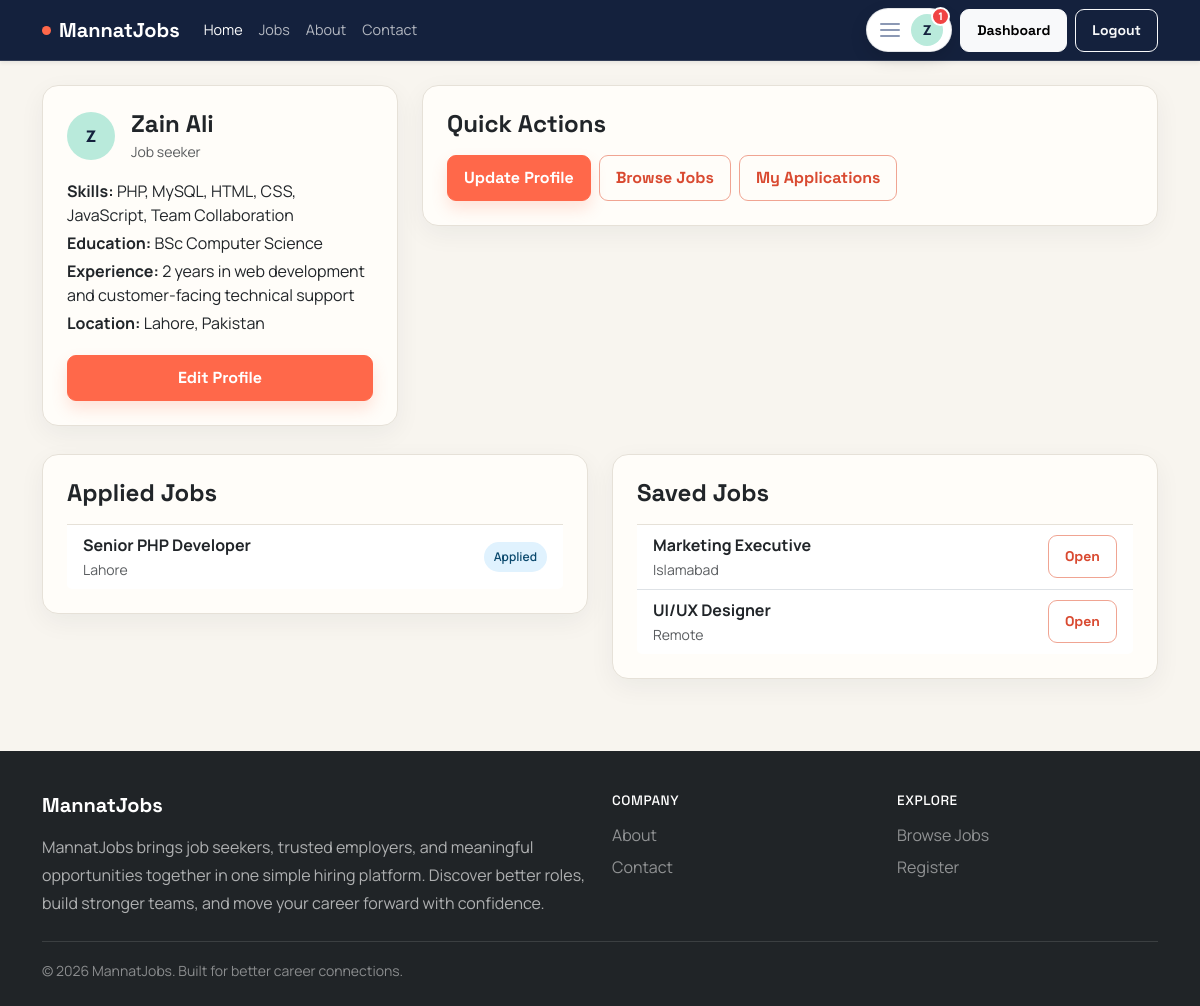
/jobseeker/index.php (signed in), run on the app's committed database.
### tables this page shows
CREATE TABLE jobseeker_profiles (
    user_id INT UNSIGNED NOT NULL PRIMARY KEY,
    resume_path VARCHAR(255) DEFAULT NULL,
    resume_data MEDIUMBLOB DEFAULT NULL,
    resume_mime VARCHAR(100) DEFAULT NULL,
    skills TEXT DEFAULT NULL,
    experience TEXT DEFAULT NULL,
    education TEXT DEFAULT NULL,
    degree VARCHAR(150) DEFAULT NULL,
    university VARCHAR(180) DEFAULT NULL,
    stream VARCHAR(150) DEFAULT NULL,
    profession VARCHAR(150) DEFAULT NULL,
    projects TEXT DEFAULT NULL,
    company VARCHAR(180) DEFAULT NULL,
    address VARCHAR(255) DEFAULT NULL,
    state VARCHAR(120) DEFAULT NULL,
    city VARCHAR(120) DEFAULT NULL,
    profile_photo VARCHAR(255) DEFAULT NULL,
    profile_photo_data MEDIUMBLOB DEFAULT NULL,
    profile_photo_mime VARCHAR(100) DEFAULT NULL,
    updated_at TIMESTAMP NOT NULL DEFAULT CURRENT_TIMESTAMP ON UPDATE CURRENT_TIMESTAMP,
    CONSTRAINT fk_jobseeker_user FOREIGN KEY (user_id) REFERENCES users(id) ON DELETE CASCADE
);

CREATE TABLE applications (
    id INT UNSIGNED AUTO_INCREMENT PRIMARY KEY,
    job_id INT UNSIGNED NOT NULL,
    jobseeker_id INT UNSIGNED NOT NULL,
    resume_path VARCHAR(255) DEFAULT NULL,
    resume_data MEDIUMBLOB DEFAULT NULL,
    resume_mime VARCHAR(100) DEFAULT NULL,
    cover_letter TEXT DEFAULT NULL,
    status ENUM('applied', 'shortlisted', 'rejected', 'hired') NOT NULL DEFAULT 'applied',
    applied_at TIMESTAMP NOT NULL DEFAULT CURRENT_TIMESTAMP,
    CONSTRAINT fk_applications_job FOREIGN KEY (job_id) REFERENCES jobs(id) ON DELETE CASCADE,
    CONSTRAINT fk_applications_jobseeker FOREIGN KEY (jobseeker_id) REFERENCES users(id) ON DELETE CASCADE,
    UNIQUE KEY uq_application_once (job_id, jobseeker_id),
    INDEX idx_applications_job (job_id),
    INDEX idx_applications_jobseeker (jobseeker_id),
    INDEX idx_applications_status (status)
);

CREATE TABLE jobs (
    id INT UNSIGNED AUTO_INCREMENT PRIMARY KEY,
    employer_id INT UNSIGNED NOT NULL,
    category_id INT UNSIGNED NOT NULL,
    title VARCHAR(180) NOT NULL,
    description TEXT NOT NULL,
    requirements TEXT NOT NULL,
    location VARCHAR(120) NOT NULL,
    job_type ENUM('Full-time', 'Part-time', 'Remote', 'Internship') NOT NULL,
    salary_min DECIMAL(12,2) DEFAULT NULL,
    salary_max DECIMAL(12,2) DEFAULT NULL,
    experience_level VARCHAR(80) DEFAULT NULL,
    deadline DATE DEFAULT NULL,
    status ENUM('pending', 'approved', 'rejected', 'closed') NOT NULL DEFAULT 'pending',
    created_at TIMESTAMP NOT NULL DEFAULT CURRENT_TIMESTAMP,
    updated_at TIMESTAMP NOT NULL DEFAULT CURRENT_TIMESTAMP ON UPDATE CURRENT_TIMESTAMP,
    CONSTRAINT fk_jobs_employer FOREIGN KEY (employer_id) REFERENCES users(id) ON DELETE CASCADE,
    CONSTRAINT fk_jobs_category FOREIGN KEY (category_id) REFERENCES job_categories(id) ON DELETE RESTRICT,
    INDEX idx_jobs_employer (employer_id),
    INDEX idx_jobs_status (status),
    INDEX idx_jobs_location (location),
    INDEX idx_jobs_category (category_id)
);

CREATE TABLE saved_jobs (
    id INT UNSIGNED AUTO_INCREMENT PRIMARY KEY,
    jobseeker_id INT UNSIGNED NOT NULL,
    job_id INT UNSIGNED NOT NULL,
    saved_at TIMESTAMP NOT NULL DEFAULT CURRENT_TIMESTAMP,
    CONSTRAINT fk_saved_jobseeker FOREIGN KEY (jobseeker_id) REFERENCES users(id) ON DELETE CASCADE,
    CONSTRAINT fk_saved_job FOREIGN KEY (job_id) REFERENCES jobs(id) ON DELETE CASCADE,
    INDEX idx_saved_jobs_job (job_id),
    UNIQUE KEY uq_saved_job (jobseeker_id, job_id)
);

### includes/functions.php (called while the page is built, shortened)
<?php
function e($value)
{
    return htmlspecialchars((string)$value, ENT_QUOTES, 'UTF-8');
}
function appBasePath()
{
    static $basePath;
    if ($basePath !== null) {
        return $basePath;
    }
    $documentRoot = realpath($_SERVER['DOCUMENT_ROOT'] ?? '');
    $appRoot = realpath(__DIR__ . '/..');
    $basePath = '';
    if ($documentRoot && $appRoot) {
        $documentRoot = str_replace('\\', '/', rtrim($documentRoot, '\\/'));
        $appRoot = str_replace('\\', '/', $appRoot);
        if (str_starts_with(strtolower($appRoot), strtolower($documentRoot))) {
            $basePath = substr($appRoot, strlen($documentRoot));
        }
    }
    return rtrim($basePath, '/');
}
function url($path = '')
{
    $path = ltrim($path, '/');
    return appBasePath() . ($path === '' ? '/' : '/' . $path);
}
function userInitial($name)
{
    $name = trim((string)$name);
    return $name !== '' ? strtoupper(substr($name, 0, 1)) : '?';
}
function profileImageUrl($userId, $imageData = null, $legacyPath = null)
{
    return null;
}
function getApplicationStatusLabel($status)
{
    $labels = [
        'applied' => 'Applied',
        'shortlisted' => 'Shortlisted',
        'rejected' => 'Rejected',
        'hired' => 'Hired',
    ];
    return $labels[$status] ?? ucfirst($status);
}

### jobseeker/index.php (the view, shortened to what this page needs)
<?php
require_once __DIR__ . '/../includes/db.php';
require_once __DIR__ . '/../includes/functions.php';
$profile = $conn->query('SELECT * FROM jobseeker_profiles WHERE user_id = ' . (int)$_SESSION['user_id'])->fetch_assoc();
$applied = $conn->query('SELECT a.*, j.title, j.location FROM applications a INNER JOIN jobs j ON j.id = a.job_id WHERE a.jobseeker_id = ' . (int)$_SESSION['user_id'] . ' ORDER BY a.applied_at DESC');
$saved = $conn->query('SELECT s.*, j.title, j.location FROM saved_jobs s INNER JOIN jobs j ON j.id = s.job_id WHERE s.jobseeker_id = ' . (int)$_SESSION['user_id'] . ' ORDER BY s.saved_at DESC');
include __DIR__ . '/../includes/header.php';
?>
<div class="row g-4">
    <div class="col-lg-4">
        <div class="card p-4">
            <div class="d-flex align-items-center gap-3 mb-3">
                <?php $dashboardPhoto = profileImageUrl($_SESSION['user_id'], $profile['profile_photo_data'] ?? null, $profile['profile_photo'] ?? null); ?>
                <?php if ($dashboardPhoto): ?>
                    <img src="<?php echo e($dashboardPhoto); ?>" class="profile-avatar-small" alt="Profile photo">
                <?php else: ?>
                    <span class="profile-avatar-small account-initial" aria-hidden="true"><?php echo e(userInitial($_SESSION['user_name'])); ?></span>
                <?php endif; ?>
                <div><h4 class="fw-bold mb-0"><?php echo e($_SESSION['user_name']); ?></h4><small class="text-muted"><?php echo e($profile['profession'] ?? 'Job seeker'); ?></small></div>
            </div>
            <p class="mb-1"><strong>Skills:</strong> <?php echo e($profile['skills'] ?? 'Not added yet'); ?></p>
            <p class="mb-1"><strong>Education:</strong> <?php echo e($profile['degree'] ?: ($profile['education'] ?? 'Not added yet')); ?></p>
            <p class="mb-1"><strong>Experience:</strong> <?php echo e($profile['experience'] ?? 'Not added yet'); ?></p>
            <p class="mb-1"><strong>Location:</strong> <?php echo e(trim(($profile['city'] ?? '') . ', ' . ($profile['state'] ?? ''), ', ') ?: ($profile['address'] ?? 'Not added yet')); ?></p>
            <a href="<?php echo e(url('jobseeker/profile.php')); ?>" class="btn btn-primary mt-3">Edit Profile</a>
        </div>
    </div>
    <div class="col-lg-8">
        <div class="card p-4">
            <h4 class="fw-bold mb-3">Quick Actions</h4>
            <div class="d-grid gap-2 d-md-flex">
                <a href="<?php echo e(url('jobseeker/profile.php')); ?>" class="btn btn-primary">Update Profile</a>
                <a href="<?php echo e(url('jobs.php')); ?>" class="btn btn-outline-primary">Browse Jobs</a>
                <a href="<?php echo e(url('jobseeker/applications.php')); ?>" class="btn btn-outline-primary">My Applications</a>
            </div>
        </div>
    </div>
</div>
<div class="row g-4 mt-1">
    <div class="col-lg-6">
        <div class="card p-4">
            <h4 class="fw-bold mb-3">Applied Jobs</h4>
            <?php if ($applied->num_rows > 0): ?>
                <ul class="list-group list-group-flush">
                    <?php while ($item = $applied->fetch_assoc()): ?>
                        <li class="list-group-item d-flex justify-content-between align-items-center">
                            <div>
                                <strong><?php echo e($item['title']); ?></strong><br>
                                <small class="text-muted"><?php echo e($item['location']); ?></small>
                            </div>
                            <span class="status-pill status-<?php echo e($item['status']); ?>"><?php echo e(getApplicationStatusLabel($item['status'])); ?></span>
                        </li>
                    <?php endwhile; ?>
                </ul>
            <?php else: ?>
                <p class="text-muted mb-0">No applied jobs yet.</p>
            <?php endif; ?>
        </div>
    </div>
    <div class="col-lg-6">
        <div class="card p-4">
            <h4 class="fw-bold mb-3">Saved Jobs</h4>
            <?php if ($saved->num_rows > 0): ?>
                <ul class="list-group list-group-flush">
                    <?php while ($item = $saved->fetch_assoc()): ?>
                        <li class="list-group-item d-flex justify-content-between align-items-center">
                            <div>
                                <strong><?php echo e($item['title']); ?></strong><br>
                                <small class="text-muted"><?php echo e($item['location']); ?></small>
                            </div>
                            <a href="<?php echo e(url('job-details.php?id=' . (int)$item['job_id'])); ?>" class="btn btn-sm btn-outline-primary">Open</a>
                        </li>
                    <?php endwhile; ?>
                </ul>
            <?php else: ?>
                <p class="text-muted mb-0">You have not saved any jobs yet.</p>
            <?php endif; ?>
        </div>
    </div>
</div>
<?php include __DIR__ . '/../includes/footer.php'; ?>

### assets/css/style.css (style rules this page uses)
:root { --primary: #ff684a; --primary-dark: #d94a31; --secondary: #14213d; --ink: #172033; --paper: #f8f5ef; --mint: #b9eadb; --muted: #657084; --success: #20866b; --danger: #c94848; --warning: #d28a22; --border: #e6e1d8; --shadow: 0 18px 50px rgba(20, 33, 61, 0.09); }
* { scrollbar-color: #b9b1a5 var(--paper); }
body { font-family: 'Manrope', sans-serif; background: var(--paper); color: var(--ink); min-width: 320px; min-height: 100vh; display: flex; flex-direction: column; }
h1, h2, h3, h4, h5, h6, .navbar-brand, .btn { font-family: 'Space Grotesk', sans-serif; }
h1, h2, h3, h4, h5, h6 { letter-spacing: 0; }
.account-avatar, .profile-avatar-small, .profile-avatar-tiny, .profile-avatar-large { display: inline-flex; align-items: center; justify-content: center; flex: 0 0 auto; overflow: hidden; object-fit: cover; background: var(--mint); color: var(--secondary); font-weight: 800; }
.profile-avatar-small { width: 48px; height: 48px; border-radius: 50%; }
.card, .stat-box, .dashboard-sidebar { border: 1px solid var(--border); border-radius: 16px; box-shadow: 0 8px 26px rgba(20, 33, 61, 0.055); background: #fffdf9; }
.card { transition: box-shadow 180ms ease, transform 180ms ease; }
.status-pill { display: inline-block; padding: 6px 10px; border-radius: 999px; font-size: 0.75rem; font-weight: 600; }
.status-applied { background: #e0f2fe; color: #0c4a6e; }
.btn { border-radius: 9px; font-weight: 700; padding: 10px 16px; transition: transform 160ms ease, box-shadow 160ms ease, background 160ms ease; }
.btn-primary { --bs-btn-bg: var(--primary); --bs-btn-border-color: var(--primary); --bs-btn-hover-bg: var(--primary-dark); --bs-btn-hover-border-color: var(--primary-dark); box-shadow: 0 8px 16px rgba(255, 104, 74, 0.18); }
.btn-outline-primary { --bs-btn-color: var(--primary-dark); --bs-btn-border-color: #f0a492; --bs-btn-hover-bg: var(--primary); --bs-btn-hover-border-color: var(--primary); }

### data on the page
jobseeker_profiles: profession "Job seeker", skills "PHP, MySQL, HTML, CSS, JavaScript, Team Collaboration", education "BSc Computer Science", experience "2 years in web development and customer-facing technical support", address "Lahore, Pakistan"
applications: job.title "Senior PHP Developer", job.location "Lahore", status "Applied"
saved_jobs: job.title "Marketing Executive", job.location "Islamabad"
saved_jobs: job.title "UI/UX Designer", job.location "Remote"

### other printed values
userInitial($user) "Z"
$accountCount "1"
userInitial($_SESSION['user_name']) "Z"
$_SESSION['user_name'] "Zain Ali"
